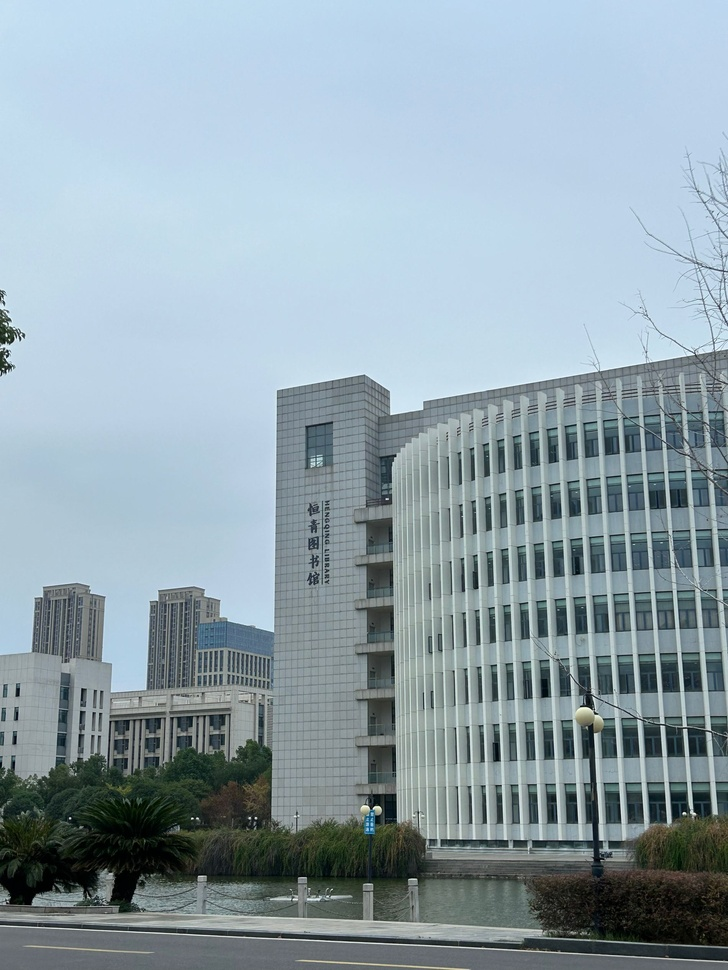
#> input picture dip_ch4/rgb.jpg, 728 x 970 px, shrunk from 1900 x 2532 before the run
$ python 2zhifangtu.py
#> lines starting #> are read from the running program, lines starting #| are printed output that depends on the picture; after the words box and inside, x2 and y2 are one past the last pixel; in counts of white or black regions, pixels touching at a corner belong together
"""
分别在RGB和HSI空间上进行直方图均衡化
"""

import cv2
import numpy as np
import matplotlib.pyplot as plt

# 读取彩色图片
image = cv2.imread('rgb.jpg')
#> image is the input picture: shape (970, 728, 3); mean B, G, R 170.9, 161.8, 144.2
image = cv2.cvtColor(image, cv2.COLOR_BGR2RGB)  # 转换为 RGB
# plt.rcParams['font.family'] = 'Heiti TC'
plt.rcParams['font.family'] = 'SimHei'

# 在 RGB 空间上进行直方图均衡化
equalized_rgb = image.copy()
for i in range(3):  # 对 R、G、B 三个通道分别进行处理
    equalized_rgb[:, :, i] = cv2.equalizeHist(image[:, :, i])
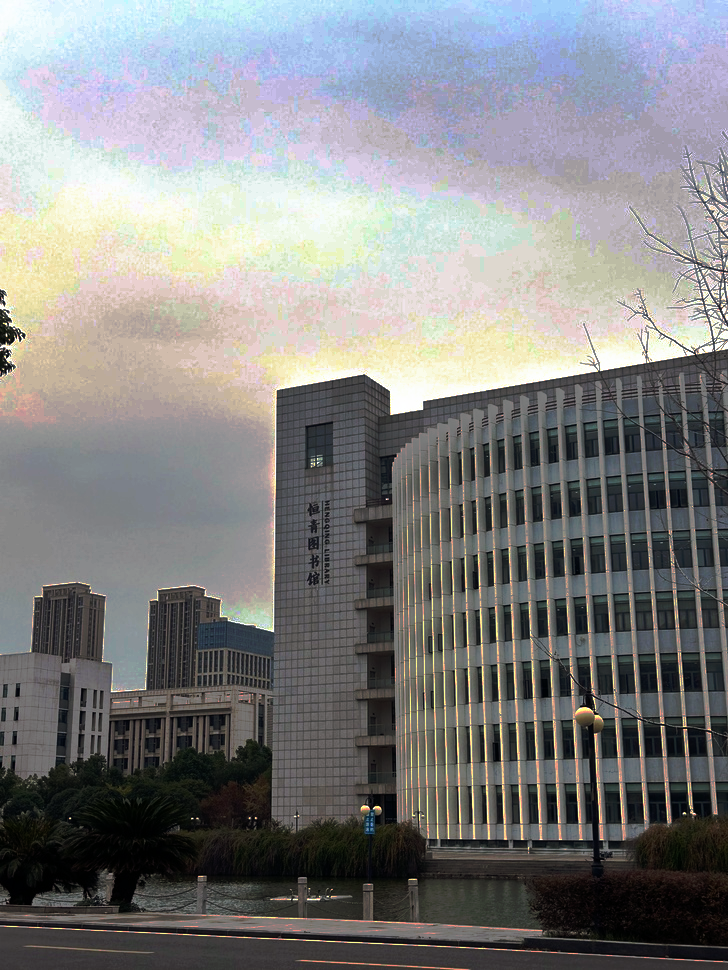
#> equalized_rgb: shape (970, 728, 3); mean R, G, B 129, 129.3, 129.8

# 将 RGB 图像转换为 HSI
def rgb_to_hsi(image):
    img = image.astype(float) / 255
    R, G, B = img[:, :, 0], img[:, :, 1], img[:, :, 2]

    I = (R + G + B) / 3
    min_rgb = np.minimum(np.minimum(R, G), B)
    S = 1 - (3 / (R + G + B + 1e-6)) * min_rgb  # 加 1e-6 防止除以零

    theta = np.arccos(0.5 * ((R - G) + (R - B)) / np.sqrt((R - G) ** 2 + (R - B) * (G - B) + 1e-6))
    H = np.where(B <= G, theta, 2 * np.pi - theta)
    H = H / (2 * np.pi)  # 归一化到 [0, 1] 范围

    return H, S, I

# 将 HSI 图像转换回 RGB
def hsi_to_rgb(H, S, I):
    H = H * 2 * np.pi
    R, G, B = np.zeros_like(H), np.zeros_like(H), np.zeros_like(H)

    idx = (H >= 0) & (H < 2 * np.pi / 3)
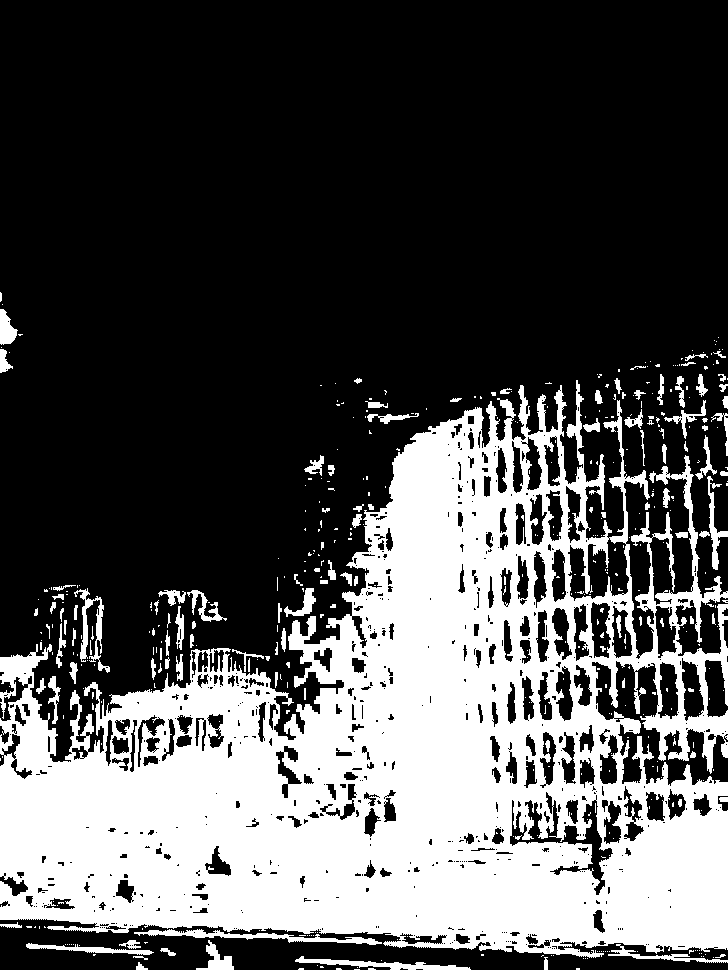
#> idx: shape (970, 728) bool; 32.1% white; 461 white regions (350 under 20 px), largest, box (x1, y1, x2, y2) and area: (0, 380, 728, 958) 212317, (134, 929, 382, 945) 1160, (295, 956, 471, 970) 858
    B[idx] = I[idx] * (1 - S[idx])
    R[idx] = I[idx] * (1 + (S[idx] * np.cos(H[idx])) / (np.cos(np.pi / 3 - H[idx])))
    G[idx] = 3 * I[idx] - (R[idx] + B[idx])

    idx = (H >= 2 * np.pi / 3) & (H < 4 * np.pi / 3)
#> idx: shape (970, 728) bool; 32.5% white; 1099 white regions (817 under 20 px), largest, box (x1, y1, x2, y2) and area: (183, 280, 728, 740) 76942, (0, 0, 536, 381) 59178, (0, 428, 254, 762) 42033
    R[idx] = I[idx] * (1 - S[idx])
    G[idx] = I[idx] * (1 + (S[idx] * np.cos(H[idx] - 2 * np.pi / 3)) / (np.cos(np.pi - H[idx])))
    B[idx] = 3 * I[idx] - (R[idx] + G[idx])

    idx = (H >= 4 * np.pi / 3) & (H < 2 * np.pi)
#> idx: shape (970, 728) bool; 35.2% white; 1062 white regions (838 under 20 px), largest, box (x1, y1, x2, y2) and area: (0, 0, 728, 618) 212309, (212, 938, 544, 970) 5682, (0, 928, 208, 970) 5495
    G[idx] = I[idx] * (1 - S[idx])
    B[idx] = I[idx] * (1 + (S[idx] * np.cos(H[idx] - 4 * np.pi / 3)) / (np.cos(5 * np.pi / 3 - H[idx])))
    R[idx] = 3 * I[idx] - (G[idx] + B[idx])
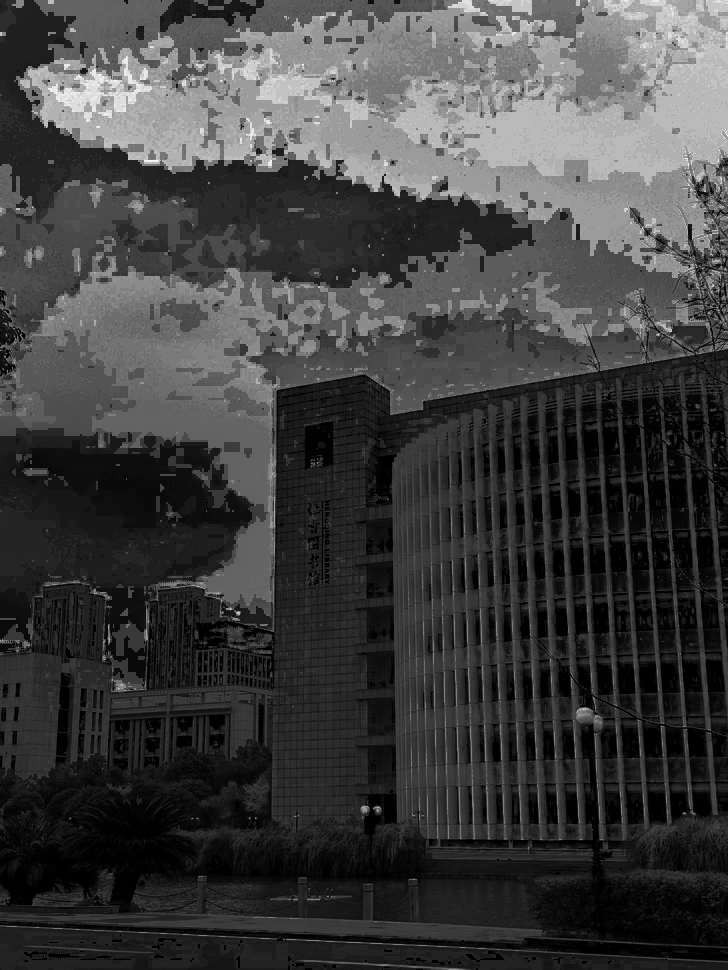
#> R: shape (970, 728) float64; min 0, max 2.04, mean 0.513; drawn with min black and max white

    rgb_image = np.stack([R, G, B], axis=-1)
    rgb_image = np.clip(rgb_image * 255, 0, 255).astype(np.uint8)
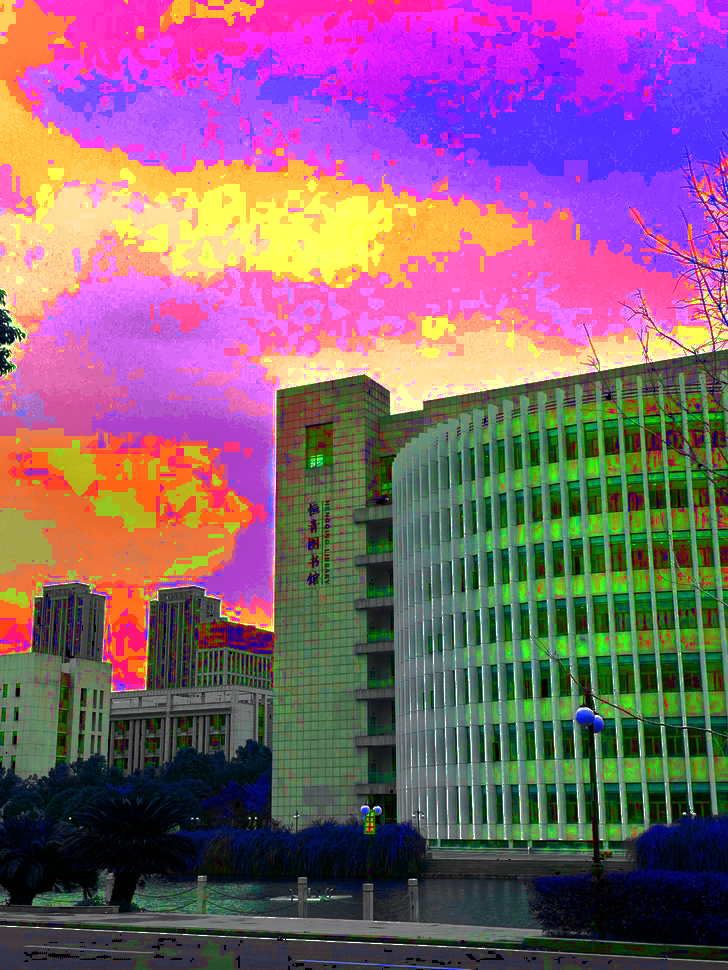
#> rgb_image: shape (970, 728, 3); mean of channels 0, 1, 2 117.6, 95.7, 133.8; drawn as B, G, R
    return rgb_image

# 对 HSI 空间中的 H、S、I 分量分别进行直方图均衡化
H, S, I = rgb_to_hsi(image)
H_equalized = cv2.equalizeHist((H * 255).astype(np.uint8)) / 255.0
S_equalized = cv2.equalizeHist((S * 255).astype(np.uint8)) / 255.0
I_equalized = cv2.equalizeHist((I * 255).astype(np.uint8)) / 255.0

# 转换回 RGB 空间
equalized_hsi_rgb = hsi_to_rgb(H_equalized, S_equalized, I_equalized)

# 保存均衡化后的 RGB 图像
cv2.imwrite('2RGB均衡化.png', cv2.cvtColor(equalized_rgb, cv2.COLOR_RGB2BGR))

# 保存均衡化后的 HSI 图像
cv2.imwrite('2HSI均衡化.png', cv2.cvtColor(equalized_hsi_rgb, cv2.COLOR_RGB2BGR))
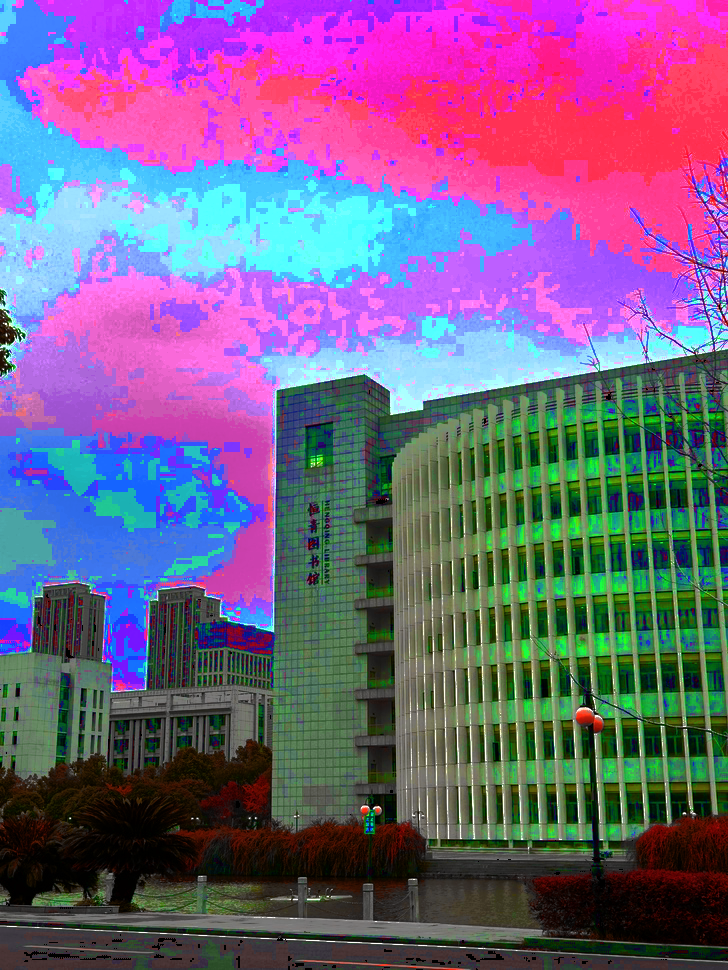
#> saved as 2HSI均衡化.png: shape (970, 728, 3); mean B, G, R 133.8, 95.7, 117.6

# 绘制 RGB 空间中 R、G、B 分量的直方图均衡化前后的对比
fig, axes = plt.subplots(2, 3, figsize=(12, 8))
colors = ['red', 'green', 'blue']
for i, color in enumerate(colors):
    axes[0, i].hist(image[:, :, i].ravel(), bins=256, color=color, alpha=0.6)
    axes[0, i].set_title(f'原{color.upper()}分量直方图')
    axes[0, i].get_yaxis().set_visible(False)  # 隐藏纵轴坐标
    axes[0, i].get_xaxis().set_visible(False)  # 隐藏横轴坐标
    axes[1, i].hist(equalized_rgb[:, :, i].ravel(), bins=256, color=color, alpha=0.6)
    axes[1, i].set_title(f'均衡化后{color.upper()}分量直方图')
    axes[1, i].get_yaxis().set_visible(False)  # 隐藏纵轴坐标
    axes[0, i].get_xaxis().set_visible(False)  # 隐藏横轴坐标


plt.tight_layout()
plt.savefig('2RGB分量直方图.png')
#> figure, not shown here; panel 1: tallest bar 36724 high, from x = 192.2 to 193.2; panel 2: tallest bar 28241 high, from x = 213.2 to 214.2; panel 3: tallest bar 47861 high, from x = 232.1 to 233.1; panel 4: tallest bar 36724 high, from x = 221.1 to 222.1
plt.show()

# 绘制 HSI 空间中 H、S、I 分量的直方图均衡化前后的对比
fig, axes = plt.subplots(2, 3, figsize=(12, 8))
components = [('H', H, H_equalized), ('S', S, S_equalized), ('I', I, I_equalized)]
for i, (name, original, equalized) in enumerate(components):
    axes[0, i].hist(original.ravel(), bins=256, color=colors[i], alpha=0.6)
    axes[0, i].set_title(f'原{name}分量直方图')
    axes[0, i].get_yaxis().set_visible(False)  # 隐藏纵轴坐标
    axes[0, i].get_xaxis().set_visible(False)  # 隐藏横轴坐标
    axes[1, i].hist(equalized.ravel(), bins=256, color=colors[i], alpha=0.6)
    axes[1, i].set_title(f'均衡化后{name}分量直方图')
    axes[1, i].get_yaxis().set_visible(False)  # 隐藏纵轴坐标
    axes[0, i].get_xaxis().set_visible(False)  # 隐藏横轴坐标
#> this loop made 3 passes
#> name on passes 1 to 3: 'H', 'S', 'I'


plt.tight_layout()
plt.savefig('2HSI分量直方图.png')
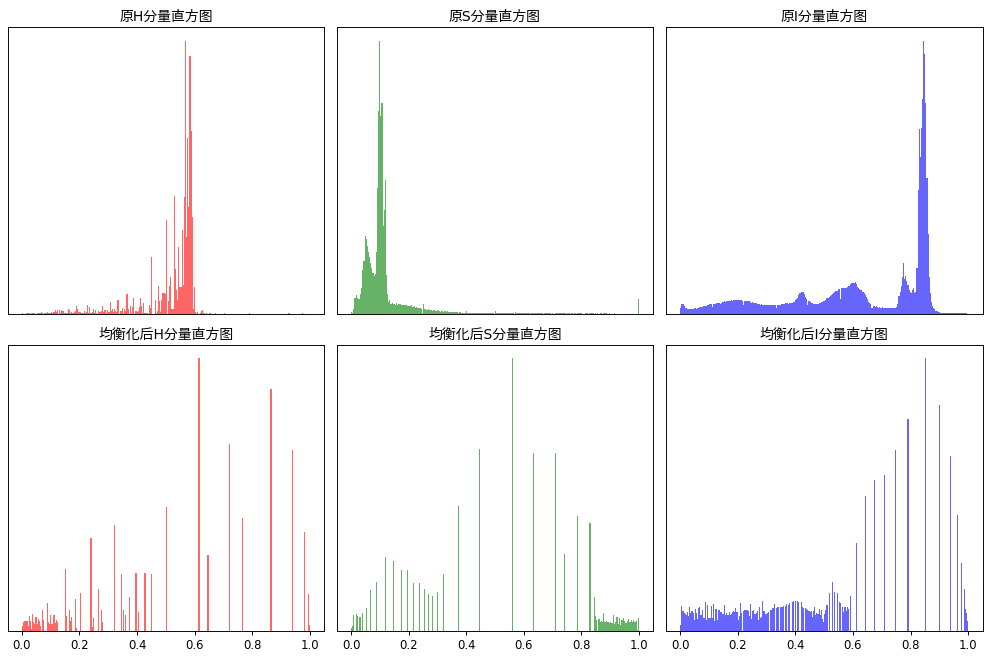
#> figure drawn by matplotlib, 6 panels; panel 1: tallest bar 79088 high, from x = 0.561 to 0.565; panel 2: tallest bar 73462 high, from x = 0.0977 to 0.102; panel 3: tallest bar 40107 high, from x = 0.837 to 0.841; panel 4: tallest bar 79090 high, from x = 0.613 to 0.617
plt.show()
